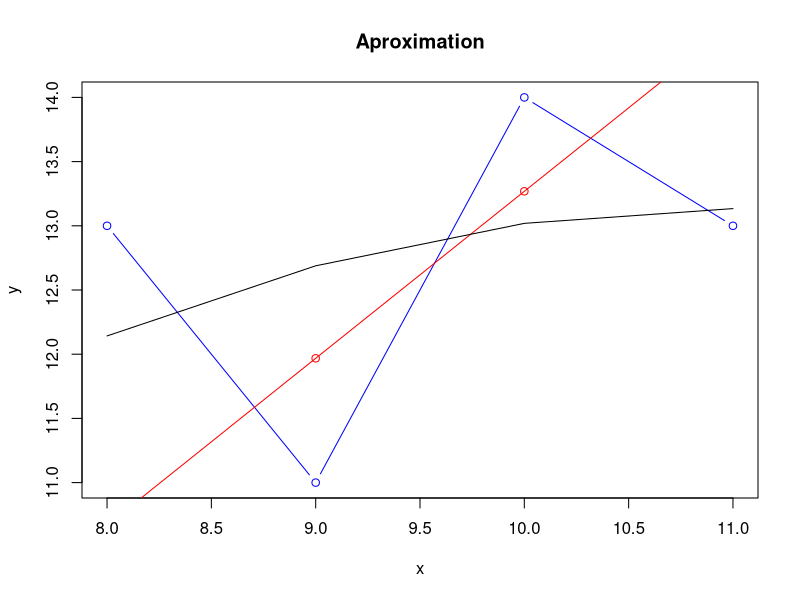

Write R code to recreate this figure.
cat("\014") 
k=6
x=c(2+k,3+k,4+k,5+k)
x
y=c(7+k,5+k,8+k,7+k)
y
Polinom2=function(x1,y1,n)
{
  a1=((sum(x1*y1)/n)-(sum(x1)/n)*(sum(y1)/n))/((sum(x1^2)/n)-(sum(x1)/n)^2)
  a0=(sum(y1)/n)-a1*(sum(x1)/n)
  s=c(a1,a0)
  return (s)
}
lin=Polinom2(x,y,k)
lin

Polinom4=function(x1,y1,n)
{
  xx4=sum(x1^4)
  xx3=sum(x1^3)
  xx2=sum(x1^2)
  x2y=sum(x1^2*y1)
  xx1=sum(x1)
  xy=sum(x1*y1)
  yy=sum(y1)
  d=xx4*xx2*n+xx1*xx3*xx2+xx1*xx3*xx2-xx2^3-xx1^2*xx4-xx3^2*n
  d1=x2y*xx2*n+xx1*xy*xx2+xx1*xx3*yy-yy*xx2^2-xx1^2*x2y-n*xx3*xy
  d2=xx4*xy*n+yy*xx3*xx2+xx1*x2y*xx2-xx2^2*xy-yy*xx1*xx4-xx3*x2y*n
  d3=xx4*xx2*yy+xx1*xx3*x2y+xy*xx3*xx2-xx2^2*x2y-xy*xx1*xx4-xx3^2*yy
  a=d1/d
  b=d2/d
  c=d3/d
  s=c(a,b,c)
  return (s)
}
kv=Polinom4(x,y,k)
kv

y2=lin[1]*x+lin[2]
y3=kv[1]*x^2+kv[2]*x+kv[3]
plot (x, y, type = "n", main = "Aproximation")
colors = c("blue","red","black")
lines (x, y, type="b",  col = colors[1])
lines (x, y2, type="o",  col = colors[2])
lines (x, y3, type="l",   col = colors[3])